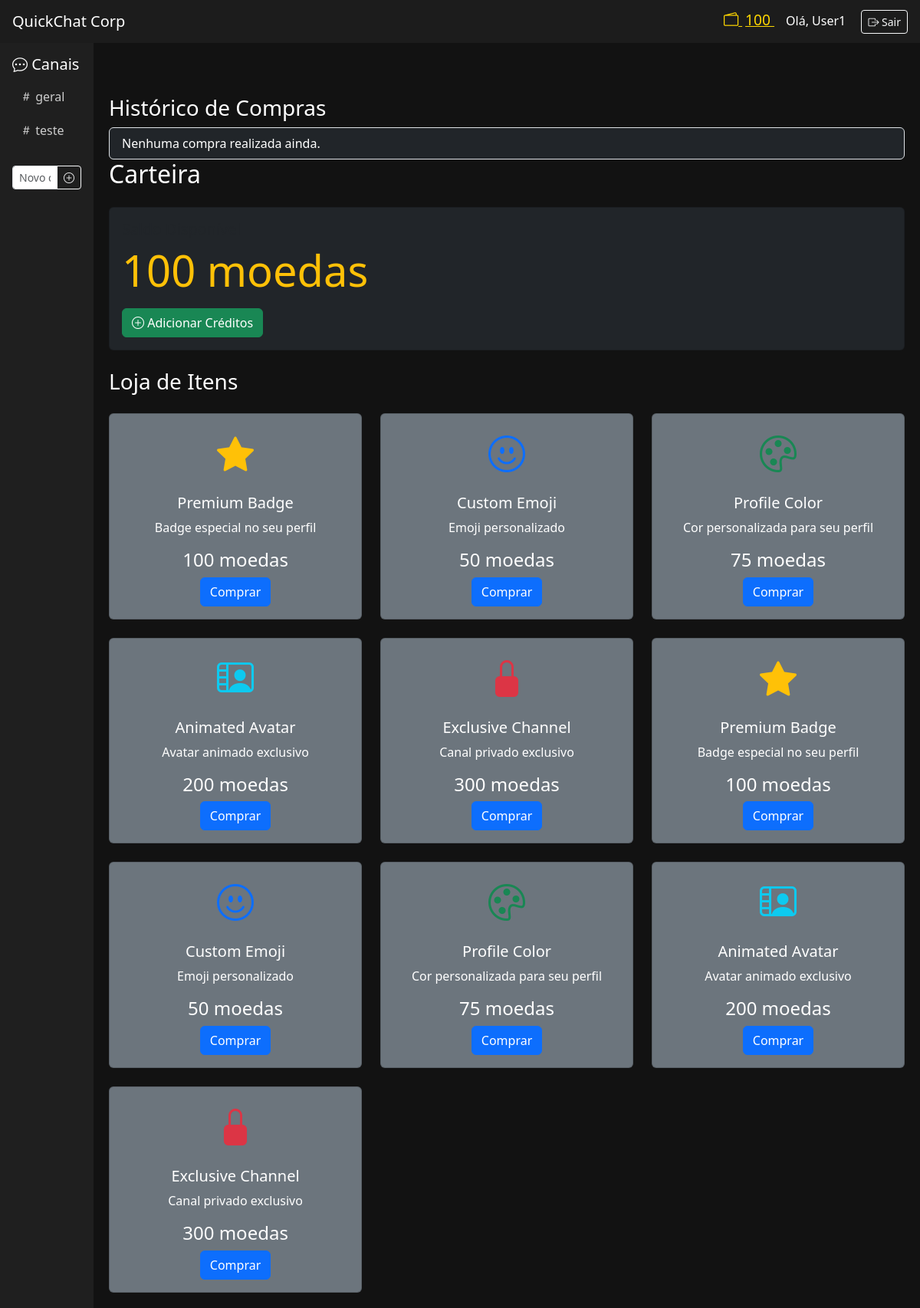
The app's page /wallet (signed in) with its own data.
### tables this page shows
CREATE TABLE channels (
                      id INTEGER PRIMARY KEY AUTOINCREMENT,
                      name TEXT UNIQUE);

CREATE TABLE shop_items (
                      id INTEGER PRIMARY KEY,
                      name TEXT,
                      price INTEGER);

### VersãoNãoCwazy/ProgramaçãoSegura/app.py (the view)
@app.route('/wallet')
def wallet():
    if 'username' not in session:
        return redirect('/login')
    conn = sqlite3.connect(db_path)
    cursor = conn.cursor()
    try:
        cursor.execute(
            "SELECT balance FROM wallets WHERE user_id = (SELECT id FROM users WHERE username = ?)",
            (session['username'],)
        )
        wallet_result = cursor.fetchone()
        balance = wallet_result[0] if wallet_result else 0
        cursor.execute("SELECT * FROM shop_items")
        items = cursor.fetchall()
        cursor.execute("SELECT id, name FROM channels")
        channels = cursor.fetchall()
        cursor.execute('''
            SELECT si.name, si.price, p.id
            FROM purchases p
            JOIN shop_items si ON si.id = p.item_id
            WHERE p.user_id = (SELECT id FROM users WHERE username = ?)
        ''', (session['username'],))
        history = cursor.fetchall()
        return render_template('wallet.html',
                            balance=balance,
                            items=items,
                            channels=channels,
                            history=history)
    except Exception as e:
        print(f"Error in wallet route: {e}")
        return "An error occurred", 500
    finally:
        conn.close()

### VersãoNãoCwazy/ProgramaçãoSegura/app.py (called while the page is built)
@app.context_processor
def inject_wallet():
    if 'username' in session:
        conn = sqlite3.connect(db_path)
        cursor = conn.cursor()
        cursor.execute(
            "SELECT balance FROM wallets WHERE user_id = (SELECT id FROM users WHERE username = ?)",
            (session['username'],)
        )
        result = cursor.fetchone()
        conn.close()
        return {'wallet_balance': result[0] if result else 0}
    return {}

### VersãoNãoCwazy/ProgramaçãoSegura/templates/wallet.html (shortened to what this page needs)
{% extends "base.html" %}
{% block content %}
<h3 class="mt-5">Histórico de Compras</h3>
<ul class="list-group">
  {% if history %}
    {% for name, price, pid in history %}
      <li class="list-group-item bg-dark text-white">
        <strong>{{ name }}</strong> — {{ price }} moedas
      </li>
    {% endfor %}
  {% else %}
    <li class="list-group-item bg-dark text-white">Nenhuma compra realizada ainda.</li>
  {% endif %}
</ul>
  <h2 class="mb-4">Carteira</h2>
  <div class="card bg-dark mb-4">
    <div class="card-body">
      <h5 class="card-title">Saldo Disponível</h5>
      <p class="display-4 text-warning">{{ balance }} moedas</p>
      <button class="btn btn-success" data-bs-toggle="modal" data-bs-target="#addFundsModal">
        <i class="bi bi-plus-circle"></i> Adicionar Créditos
      </button>
    </div>
  </div>
  <h3 class="mb-4">Loja de Itens</h3>
  <div class="row row-cols-1 row-cols-md-3 g-4">
    {% for item in items %}
    <div class="col">
      <div class="card h-100 bg-secondary text-white">
        <div class="card-body text-center">
          {% if item[1] == 'Premium Badge' %}
            <i class="bi bi-star-fill text-warning" style="font-size: 3rem;"></i>
          {% elif item[1] == 'Custom Emoji' %}
            <i class="bi bi-emoji-smile text-primary" style="font-size: 3rem;"></i>
          {% elif item[1] == 'Profile Color' %}
            <i class="bi bi-palette text-success" style="font-size: 3rem;"></i>
          {% elif item[1] == 'Animated Avatar' %}
            <i class="bi bi-person-video2 text-info" style="font-size: 3rem;"></i>
          {% elif item[1] == 'Exclusive Channel' %}
            <i class="bi bi-lock-fill text-danger" style="font-size: 3rem;"></i>
          {% endif %}
          <h5 class="card-title mt-3">{{ item[1] }}</h5>
          <p class="card-text">
            {% if item[1] == 'Premium Badge' %}Badge especial no seu perfil
            {% elif item[1] == 'Custom Emoji' %}Emoji personalizado
            {% elif item[1] == 'Profile Color' %}Cor personalizada para seu perfil
            {% elif item[1] == 'Animated Avatar' %}Avatar animado exclusivo
            {% elif item[1] == 'Exclusive Channel' %}Canal privado exclusivo
            {% endif %}
          </p>
          <p class="h4">{{ item[2] }} moedas</p>
          <a href="/buy/{{ item[0] }}" class="btn btn-primary">Comprar</a>
        </div>
      </div>
    </div>
    {% endfor %}
  </div>
{% endblock %}

### VersãoNãoCwazy/ProgramaçãoSegura/templates/base.html (shortened to what this page needs)
<!DOCTYPE html>
<html lang="pt">
<head>
  <link href="https://cdn.jsdelivr.net/npm/bootstrap@5.3.0/dist/css/bootstrap.min.css" rel="stylesheet">
  <link href="https://cdn.jsdelivr.net/npm/bootstrap-icons@1.10.5/font/bootstrap-icons.css" rel="stylesheet">
</head>
<body>
  <nav class="navbar navbar-dark px-3">
    <span class="navbar-brand">QuickChat Corp</span>
    {% if session.username %}
      <div>
        <a href="/wallet" class="wallet-icon" title="Carteira">
          <i class="bi bi-wallet2"></i>
          <span id="wallet-balance" class="ms-1">
            {% if wallet_balance is defined %}{{ wallet_balance }}{% else %}0{% endif %}
          </span>
        </a>
        <span class="me-3">Olá, {{ session.username }}</span>
        <a href="/logout" class="btn btn-outline-light btn-sm"><i class="bi bi-box-arrow-right"></i> Sair</a>
      </div>
    {% endif %}
  </nav>
  <div class="d-flex">
    <div class="sidebar p-3">
      <h5 class="text-white"><i class="bi bi-chat-dots"></i> Canais</h5>
      {% for c in channels %}
        <a href="/chat/{{ c[0] }}" class="{% if channel_id == c[0] %}channel-active{% endif %}">
          <i class="bi bi-hash"></i> {{ c[1] }}
        </a>
      {% endfor %}
      {% if 'username' in session %}
      <form action="/create_channel" method="POST" class="mt-4">
        <div class="input-group">
          <input type="text" name="channel_name" class="form-control form-control-sm" placeholder="Novo canal" required>
          <button class="btn btn-outline-light btn-sm" type="submit"><i class="bi bi-plus-circle"></i></button>
        </div>
      </form>
      {% endif %}
    </div>
    <div class="content-area">
      {% block content %}{% endblock %}
    </div>
  </div>
</body>
</html>

### VersãoNãoCwazy/ProgramaçãoSegura/templates/base.html (style rules this page uses)
body { background-color: #121212; color: #fff; }
.sidebar { background-color: #1f1f1f; min-height: 100vh; width: 250px; }
.sidebar a { color: #ccc; display: block; padding: 10px; text-decoration: none; }
.content-area { padding: 20px; flex-grow: 1; }
.navbar { background-color: #1c1c1c; }
.wallet-icon { color: gold; font-size: 1.2rem; margin-right: 15px; cursor: pointer; }

### records on screen
channels: name "geral"
channels: name "teste"
shop_items: name "Premium Badge", shows "Badge especial no seu perfil", price "100"
shop_items: name "Custom Emoji", shows "Emoji personalizado", price "50"
shop_items: name "Profile Color", shows "Cor personalizada para seu perfil", price "75"
shop_items: name "Animated Avatar", shows "Avatar animado exclusivo", price "200"
shop_items: name "Exclusive Channel", shows "Canal privado exclusivo", price "300"
shop_items: name "Premium Badge", shows "Badge especial no seu perfil", price "100"
shop_items: name "Custom Emoji", shows "Emoji personalizado", price "50"
shop_items: name "Profile Color", shows "Cor personalizada para seu perfil", price "75"
shop_items: name "Animated Avatar", shows "Avatar animado exclusivo", price "200"
shop_items: name "Exclusive Channel", shows "Canal privado exclusivo", price "300"

### other values on screen
{{ wallet_balance }} "100"
{{ session.username }} "User1"
{{ balance }} "100"
